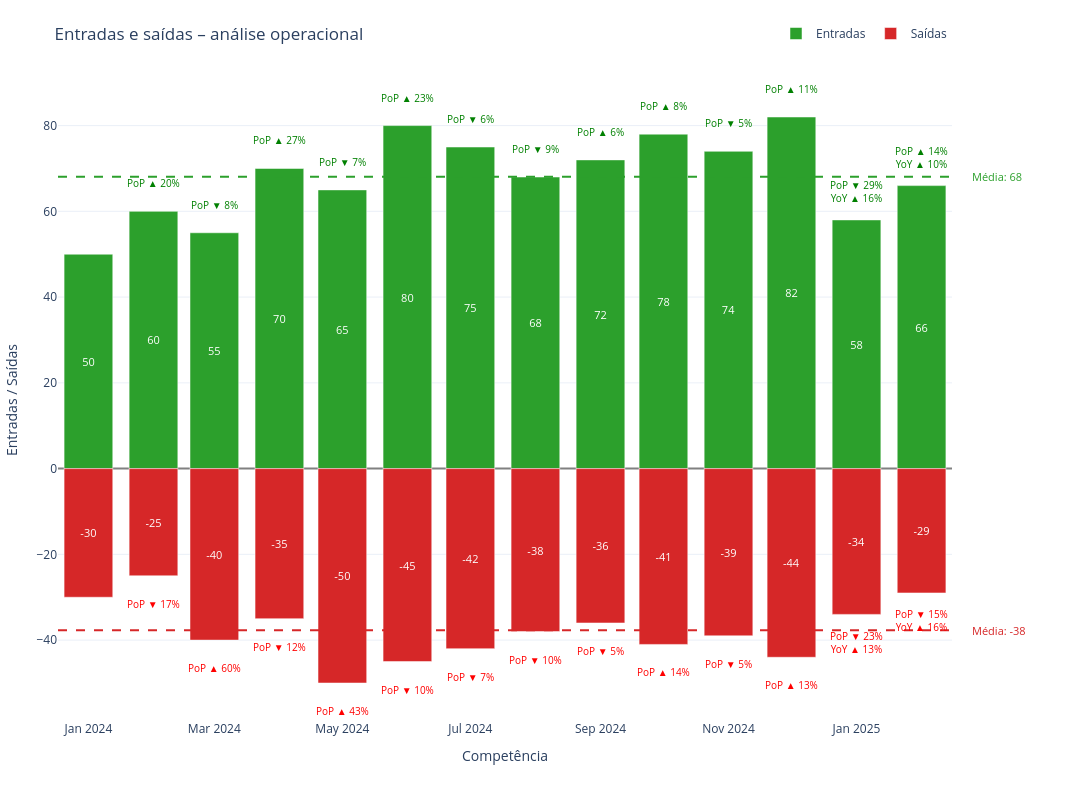

Write notebook code for a chart like this one.
### Code cell
df = pd.DataFrame({
    "competencia": [
        "2024-01","2024-02","2024-03","2024-04","2024-05","2024-06",
        "2024-07","2024-08","2024-09","2024-10","2024-11","2024-12",
        "2025-01","2025-02"
    ],
    "entradas": [50, 60, 55, 70, 65, 80, 75, 68, 72, 78, 74, 82, 58, 66],
    "saidas":   [30, 25, 40, 35, 50, 45, 42, 38, 36, 41, 39, 44, 34, 29],
    "ativos":   [500, 535, 550, 585, 600, 635, 668, 698, 734, 771, 806, 844, 868, 905]
})

fig1 = grafico_dinamica_entrada_saida(
    df,
    detalhe="completo",
    titulo="Entradas e saídas – análise operacional"
)

fig1.show()

### Figure 1 — Plotly figure (JSON) as saved in the notebook; plotly's stock layout.template omitted (floating-point values rounded to 4 significant figures)
{"data": [{"insidetextanchor": "middle", "marker": {"color": "#2ca02c"}, "name": "Entradas", "text": ["50", "60", "55", "70", "65", "80", "75", "68", "72", "78", "74", "82", "58", "66"], "textfont": {"color": "white", "size": 11}, "textposition": "inside", "type": "bar", "x": ["2024-01", "2024-02", "2024-03", "2024-04", "2024-05", "2024-06", "2024-07", "2024-08", "2024-09", "2024-10", "2024-11", "2024-12", "2025-01", "2025-02"], "y": [50, 60, 55, 70, 65, 80, 75, 68, 72, 78, 74, 82, 58, 66]}, {"insidetextanchor": "middle", "marker": {"color": "#d62728"}, "name": "Saídas", "text": ["-30", "-25", "-40", "-35", "-50", "-45", "-42", "-38", "-36", "-41", "-39", "-44", "-34", "-29"], "textfont": {"color": "white", "size": 11}, "textposition": "inside", "type": "bar", "x": ["2024-01", "2024-02", "2024-03", "2024-04", "2024-05", "2024-06", "2024-07", "2024-08", "2024-09", "2024-10", "2024-11", "2024-12", "2025-01", "2025-02"], "y": [-30, -25, -40, -35, -50, -45, -42, -38, -36, -41, -39, -44, -34, -29]}], "layout": {"annotations": [{"font": {"color": "green", "size": 10}, "showarrow": false, "text": "PoP ▲ 20%", "x": "2024-02", "y": 60, "yshift": 28}, {"font": {"color": "green", "size": 10}, "showarrow": false, "text": "PoP ▼ 8%", "x": "2024-03", "y": 55, "yshift": 28}, {"font": {"color": "green", "size": 10}, "showarrow": false, "text": "PoP ▲ 27%", "x": "2024-04", "y": 70, "yshift": 28}, {"font": {"color": "green", "size": 10}, "showarrow": false, "text": "PoP ▼ 7%", "x": "2024-05", "y": 65, "yshift": 28}, {"font": {"color": "green", "size": 10}, "showarrow": false, "text": "PoP ▲ 23%", "x": "2024-06", "y": 80, "yshift": 28}, {"font": {"color": "green", "size": 10}, "showarrow": false, "text": "PoP ▼ 6%", "x": "2024-07", "y": 75, "yshift": 28}, {"font": {"color": "green", "size": 10}, "showarrow": false, "text": "PoP ▼ 9%", "x": "2024-08", "y": 68, "yshift": 28}, {"font": {"color": "green", "size": 10}, "showarrow": false, "text": "PoP ▲ 6%", "x": "2024-09", "y": 72, "yshift": 28}, {"font": {"color": "green", "size": 10}, "showarrow": false, "text": "PoP ▲ 8%", "x": "2024-10", "y": 78, "yshift": 28}, {"font": {"color": "green", "size": 10}, "showarrow": false, "text": "PoP ▼ 5%", "x": "2024-11", "y": 74, "yshift": 28}, {"font": {"color": "green", "size": 10}, "showarrow": false, "text": "PoP ▲ 11%", "x": "2024-12", "y": 82, "yshift": 28}, {"font": {"color": "green", "size": 10}, "showarrow": false, "text": "PoP ▼ 29%<br>YoY ▲ 16%", "x": "2025-01", "y": 58, "yshift": 28}, {"font": {"color": "green", "size": 10}, "showarrow": false, "text": "PoP ▲ 14%<br>YoY ▲ 10%", "x": "2025-02", "y": 66, "yshift": 28}, {"font": {"color": "red", "size": 10}, "showarrow": false, "text": "PoP ▼ 17%", "x": "2024-02", "y": -25, "yshift": -28}, {"font": {"color": "red", "size": 10}, "showarrow": false, "text": "PoP ▲ 60%", "x": "2024-03", "y": -40, "yshift": -28}, {"font": {"color": "red", "size": 10}, "showarrow": false, "text": "PoP ▼ 12%", "x": "2024-04", "y": -35, "yshift": -28}, {"font": {"color": "red", "size": 10}, "showarrow": false, "text": "PoP ▲ 43%", "x": "2024-05", "y": -50, "yshift": -28}, {"font": {"color": "red", "size": 10}, "showarrow": false, "text": "PoP ▼ 10%", "x": "2024-06", "y": -45, "yshift": -28}, {"font": {"color": "red", "size": 10}, "showarrow": false, "text": "PoP ▼ 7%", "x": "2024-07", "y": -42, "yshift": -28}, {"font": {"color": "red", "size": 10}, "showarrow": false, "text": "PoP ▼ 10%", "x": "2024-08", "y": -38, "yshift": -28}, {"font": {"color": "red", "size": 10}, "showarrow": false, "text": "PoP ▼ 5%", "x": "2024-09", "y": -36, "yshift": -28}, {"font": {"color": "red", "size": 10}, "showarrow": false, "text": "PoP ▲ 14%", "x": "2024-10", "y": -41, "yshift": -28}, {"font": {"color": "red", "size": 10}, "showarrow": false, "text": "PoP ▼ 5%", "x": "2024-11", "y": -39, "yshift": -28}, {"font": {"color": "red", "size": 10}, "showarrow": false, "text": "PoP ▲ 13%", "x": "2024-12", "y": -44, "yshift": -28}, {"font": {"color": "red", "size": 10}, "showarrow": false, "text": "PoP ▼ 23%<br>YoY ▲ 13%", "x": "2025-01", "y": -34, "yshift": -28}, {"font": {"color": "red", "size": 10}, "showarrow": false, "text": "PoP ▼ 15%<br>YoY ▲ 16%", "x": "2025-02", "y": -29, "yshift": -28}, {"align": "left", "bgcolor": "rgba(255,255,255,0.8)", "font": {"color": "#2ca02c", "size": 11}, "showarrow": false, "text": "Média: 68", "x": 1.02, "xanchor": "left", "xref": "paper", "y": 68.07, "yanchor": "middle", "yref": "y"}, {"align": "left", "bgcolor": "rgba(255,255,255,0.8)", "font": {"color": "#d62728", "size": 11}, "showarrow": false, "text": "Média: -38", "x": 1.02, "xanchor": "left", "xref": "paper", "y": -37.71, "yanchor": "middle", "yref": "y"}], "barmode": "relative", "height": 800, "legend": {"orientation": "h", "x": 1, "xanchor": "right", "y": 1.05, "yanchor": "bottom"}, "margin": {"b": 80, "l": 40, "r": 140, "t": 80}, "shapes": [{"line": {"color": "#2ca02c", "dash": "dash"}, "type": "line", "x0": 0, "x1": 1, "xref": "x domain", "y0": 68.07, "y1": 68.07, "yref": "y"}, {"line": {"color": "#d62728", "dash": "dash"}, "type": "line", "x0": 0, "x1": 1, "xref": "x domain", "y0": -37.71, "y1": -37.71, "yref": "y"}], "title": {"text": "Entradas e saídas – análise operacional"}, "width": 2400, "xaxis": {"title": {"text": "Competência"}}, "yaxis": {"title": {"text": "Entradas / Saídas"}, "zeroline": true, "zerolinecolor": "gray", "zerolinewidth": 2}}}
